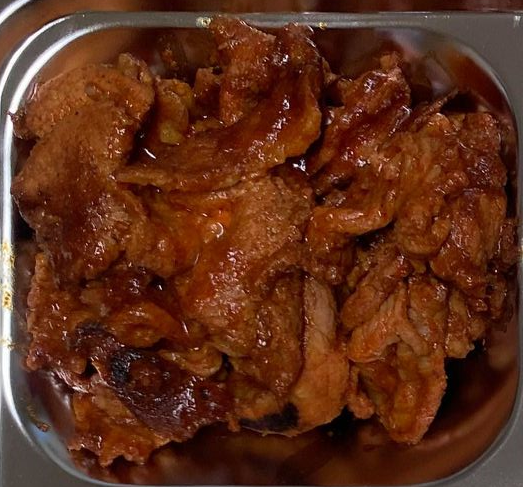
#> input picture osam2021_raspi/asset/test_image/100_per/100_per_side_1.png, 523 x 487 px
$ python test_ImageProcess.py   (older library calls are emulated)
#> lines starting #> are read from the running program, lines starting #| are printed output that depends on the picture; after the words box and inside, x2 and y2 are one past the last pixel; in counts of white or black regions, pixels touching at a corner belong together; pictures that were not available may be replaced by others from this repository, and a replacement may not be noted
import cv2
import sys
import numpy as np
import os
import math
from skimage.feature import peak_local_max
from skimage.morphology import watershed
from scipy import ndimage
import imutils
from src import utill
import glob

class Image_Processing:
	def __init__(self):
		self.per_list = ["70_per","50_per","30_per","0_per"]
		self.dish_tag = ["_side_1","_side_2","_side_3","_soup","_rice"]
		self.DataList = list()


		for self.per in self.per_list:
			print("{} : result ".format(self.per))
			print(" side_1 | side_2 | side_3 |  soup  |  rice  |")
			for self.tag in self.dish_tag:
				#print("{}{}.png".format(self.per,self.tag))
				print( " {:.2f}  |".format(float(self.backProjection())) ,end="")
			print("\n")


	# backProjection Function
	def backProjection(self):
		img = cv2.imread('asset/test_image/100_per/100_per{}.png'.format(self.tag), cv2.IMREAD_COLOR)
#> img is the input picture: shape (487, 523, 3); mean B, G, R 25.9, 46.1, 93.8
		hsv = cv2.cvtColor(img, cv2.COLOR_BGR2HSV)
#> hsv: shape (487, 523, 3); mean H, S, V 14.8, 194.7, 93.9
		imgs = cv2.imread("asset/test_image/{}/{}{}.png".format(self.per,self.per,self.tag), cv2.IMREAD_COLOR)
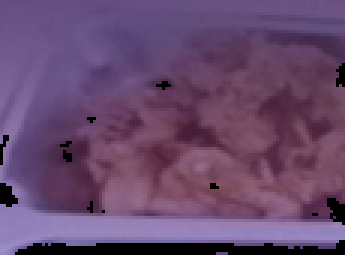
#> input picture osam2021_raspi/result2.png, 115 x 85 px, given in place of 70_per_side_1.png, which was not available (shown 3 times larger)
#> imgs is the input picture: shape (85, 115, 3); mean B, G, R 109.6, 73, 103.6
		hsvt = cv2.cvtColor(imgs, cv2.COLOR_BGR2HSV)
#> hsvt: shape (85, 115, 3); mean H, S, V 139.1, 92, 116.2

		if self.tag == "_rice":
			roihist = cv2.calcHist([hsv],[0,1],None,[200,256],[0,200,0,256])
			nomal_roihist = cv2.normalize(cv2.log(roihist+2),roihist,0,255,cv2.NORM_MINMAX,cv2.CV_8U)
			dst = cv2.calcBackProject([hsvt],[0,1],nomal_roihist,[0,200,0,256],1)
		else:
			roihist = cv2.calcHist([hsv],[0,1],None,[180,256],[0,180,0,256])
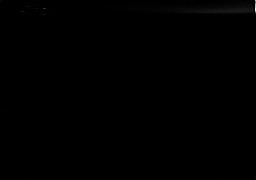
#> roihist: shape (180, 256) float32; min 0, max 3959, mean 5.5; drawn with min black and max white
			nomal_roihist = cv2.normalize(roihist,roihist,0,255,cv2.NORM_MINMAX)
			dst = cv2.calcBackProject([hsvt],[0,1],nomal_roihist,[0,180,0,256],1)
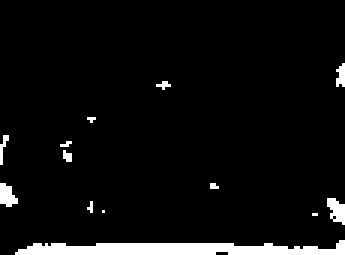
#> dst: shape (85, 115) (shown 3 times larger); values 0 (black) and 21 (white), 5.3% white; 13 white regions (10 under 20 px), largest, box (x1, y1, x2, y2) and area: (5, 80, 115, 85) 375, (109, 66, 115, 75) 36, (0, 61, 6, 69) 33
		#cv2.normalize(roihist,roihist,0,255,cv2.NORM_MINMAX)
		#dst = cv2.calcBackProject([hsvt],[0,1],nomal_roihist,[0,180,0,256],1)

		if self.tag == "_rice":
			disc = cv2.getStructuringElement(cv2.MORPH_ELLIPSE,(10,10))
		else:
			disc = cv2.getStructuringElement(cv2.MORPH_ELLIPSE,(5,5))

		cv2.filter2D(dst,-1,disc,dst)
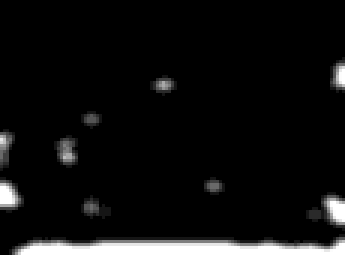
#> dst: shape (85, 115) (shown 3 times larger); 11.23% of pixels changed, all inside (x1, y1, x2, y2) = (0, 19, 115, 85)

		thr = cv2.threshold(dst,50,255,0)[1]
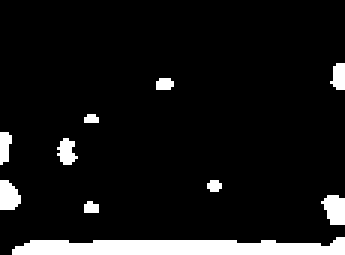
#> thr: shape (85, 115) (shown 3 times larger); 8.2% white; 10 white regions (3 under 20 px), largest, box (x1, y1, x2, y2) and area: (4, 79, 115, 85) 509, (107, 65, 115, 75) 61, (0, 60, 7, 70) 56
		thr = cv2.merge((thr,thr,thr))
		res = cv2.bitwise_and(imgs,thr)
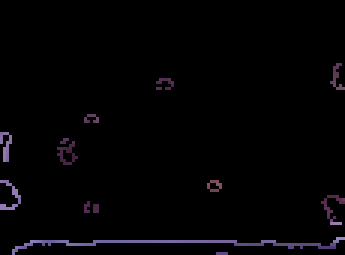
#> res: shape (85, 115, 3) (shown 3 times larger); mean B, G, R 3.8, 2.5, 3.2
		cv2.imwrite('asset/result_test_image/result_{}{}.png'.format(self.per,self.tag), res)

		return self.processLog(res)


	def processLog(self,images):
		imnp = np.array(images)
		h, w = imnp.shape[:2]
#> h = 85; w = 115
		colours, counts = np.unique(imnp.reshape(-1,3), axis=0, return_counts=1)
#> colours = 216 rows, first 8: [0, 0, 0], [60, 32, 67], [61, 33, 68], [62, 34, 69], [65, 33, 67], [65, 37, 72], [66, 34, 68], [67, 35, 67]; counts = 216 values, max 9483 at index 0, min 1 at index 1, mean 45.25

		count = counts[0]
#> count = 9483
		proportion = (100 * count) / (h * w)
#> proportion = 97.01
		colour = [0,0,0]


		return 100.0 - proportion

if __name__=="__main__":
#> (the run stopped early here; a loop or call above may not have finished)
